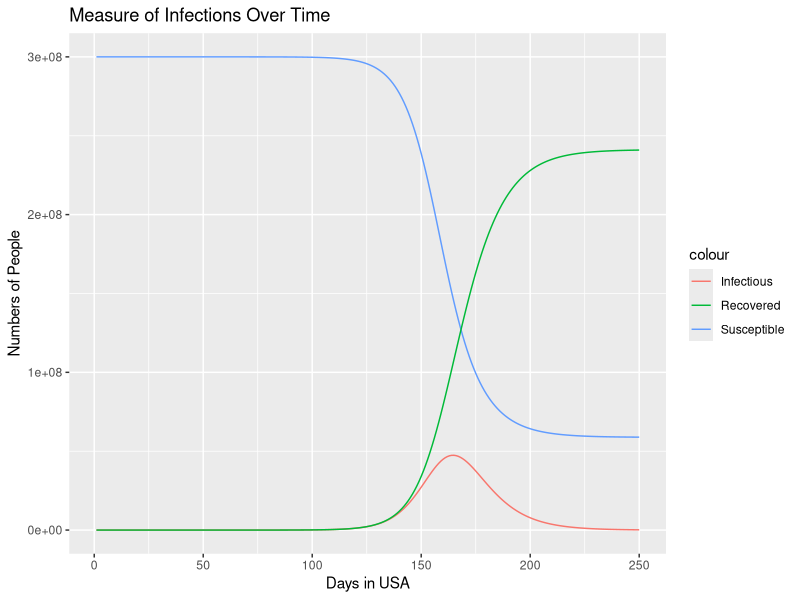
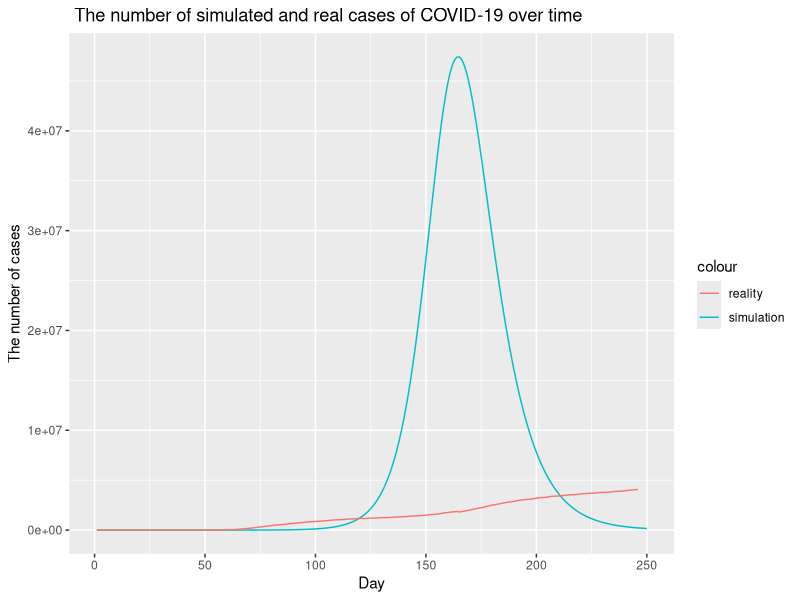
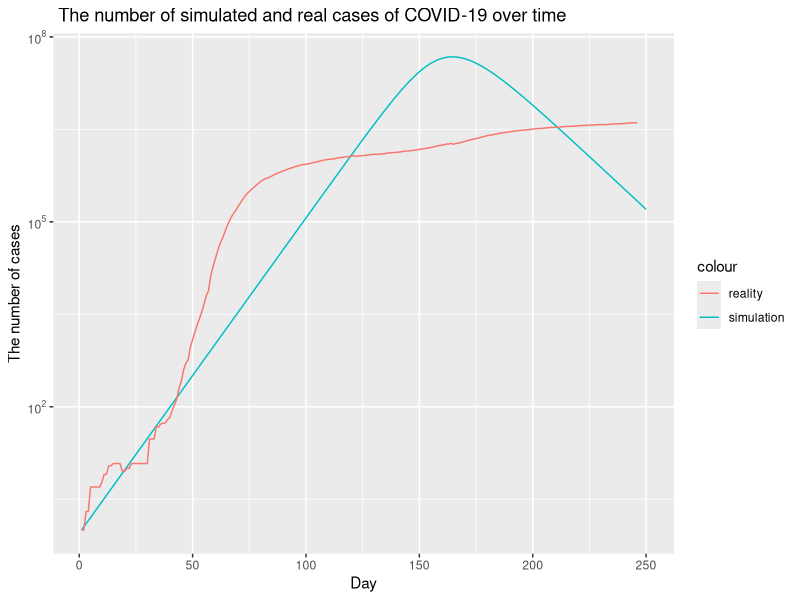
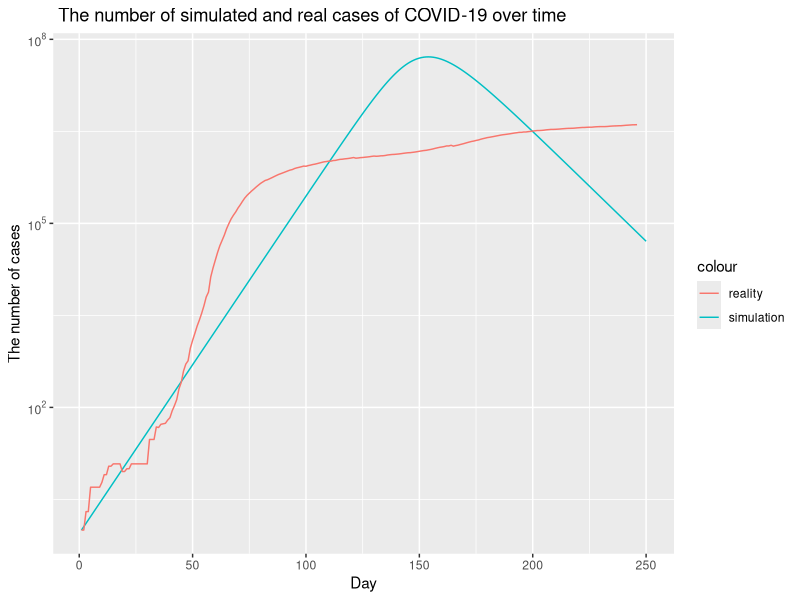

Write the R code that produced these figures, in order.
## ---- chunk 1
# DO NOT ALTER THIS CHUNK
knitr::opts_chunk$set(
  echo = TRUE,
  eval = TRUE,
  fig.width = 5,
  fig.asp = 0.618,
  dpi = 120,
  fig.align = "center",
  cache = FALSE
)
# Load required packages
suppressPackageStartupMessages(library(tidyverse))
suppressPackageStartupMessages(library(scales))
covid_real <- read_csv("covid_counts.csv")
## ---- chunk 2
days_range <- 1:250
## ---- chunk 3
susceptible <- 300000000

infectious <- 1

recovered <- 0
## ---- chunk 4
beta <- 0.25

gamma <- 0.125

N <- 300000001

for(day in 2:250){
  susceptible[day] <- susceptible[day - 1] - (beta * susceptible[day - 1] * infectious[day - 1]) / N
  infectious[day] <- infectious[day - 1] + ((beta * susceptible[day - 1] * infectious[day - 1]) / N) - (gamma * infectious[day - 1])
  recovered[day] <- recovered[day - 1] + gamma * infectious[day-1] 
}
## ---- chunk 5
covid_sim <- tibble(
  days_range,
  susceptible, 
  infectious,
  recovered
)
## ---- chunk 6
covid_sim %>%
  ggplot() +
  geom_line(mapping = aes(x=days_range, y=susceptible, color="Susceptible")) +
  geom_line(mapping = aes(x=days_range, y=infectious, color="Infectious")) +
  geom_line(mapping = aes(x=days_range, y=recovered, color="Recovered")) +
  labs(
    title = "Measure of Infections Over Time",
    x = "Days in USA",
    y = "Numbers of People"
  )
## ---- chunk 7
ggplot(data = covid_sim) +
  geom_line(mapping = aes(
    x = days_range, 
    y = infectious, 
    color = "simulation")) +                
  geom_line(data = covid_real, 
            mapping = aes(x = days_in_country, y = current_cases, color = "reality")) +
  labs(
    title = " The number of simulated and real cases of COVID-19 over time",
    x = "Day",
    y = "The number of cases"
  )
## ---- chunk 8
ggplot(data = covid_sim) +
  geom_line(mapping = aes(
    x = days_range, 
    y = infectious, 
    color = "simulation")) +                
  geom_line(data = covid_real, 
            mapping = aes(x = days_in_country, y = current_cases, color = "reality")) +
  labs(
    title = " The number of simulated and real cases of COVID-19 over time",
    x = "Day",
    y = "The number of cases") +
  scale_y_log10(labels=trans_format('log10', math_format(10^.x)))
## ---- chunk 9
days_range <- 1:250

susceptible <- 300000000

infectious <- 1

recovered <- 0

beta <- 0.26

gamma <- 0.125

N <- 300000001

for(day in 2:250){
  susceptible[day] <- susceptible[day - 1] - (beta * susceptible[day - 1] * infectious[day - 1]) / N
  infectious[day] <- infectious[day - 1] + ((beta * susceptible[day - 1] * infectious[day - 1]) / N) - (gamma * infectious[day - 1])
  recovered[day] <- recovered[day - 1] + gamma * infectious[day-1] 
}

covid_sim <- tibble(
  days_range,
  susceptible, 
  infectious,
  recovered
)

ggplot(data = covid_sim) +
  geom_line(mapping = aes(
    x = days_range, 
    y = infectious, 
    color = "simulation")) +                
  geom_line(data = covid_real, 
            mapping = aes(x = days_in_country, y = current_cases, color = "reality")) +
  labs(
    title = " The number of simulated and real cases of COVID-19 over time",
    x = "Day",
    y = "The number of cases") +
  scale_y_log10(labels=trans_format('log10', math_format(10^.x)))
## ---- chunk 10
reproduction_number <- beta / gamma
